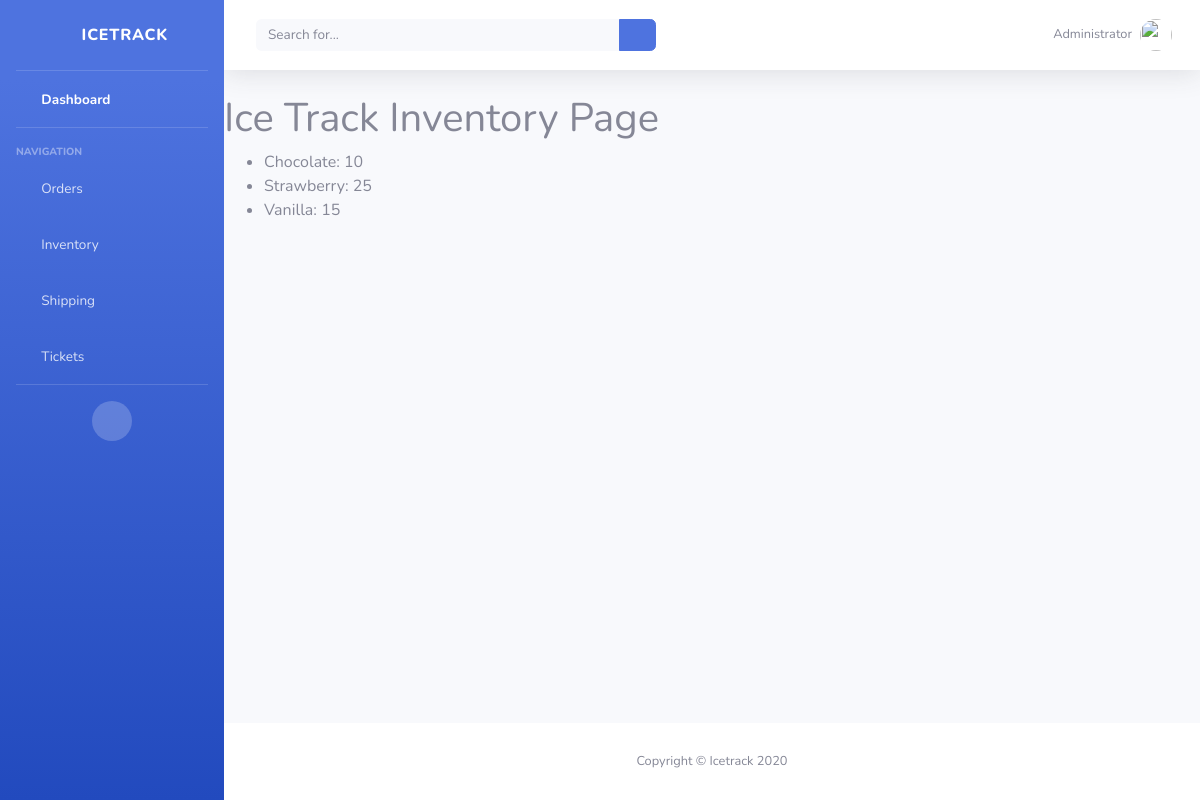
The app's page /inventory/, older data.
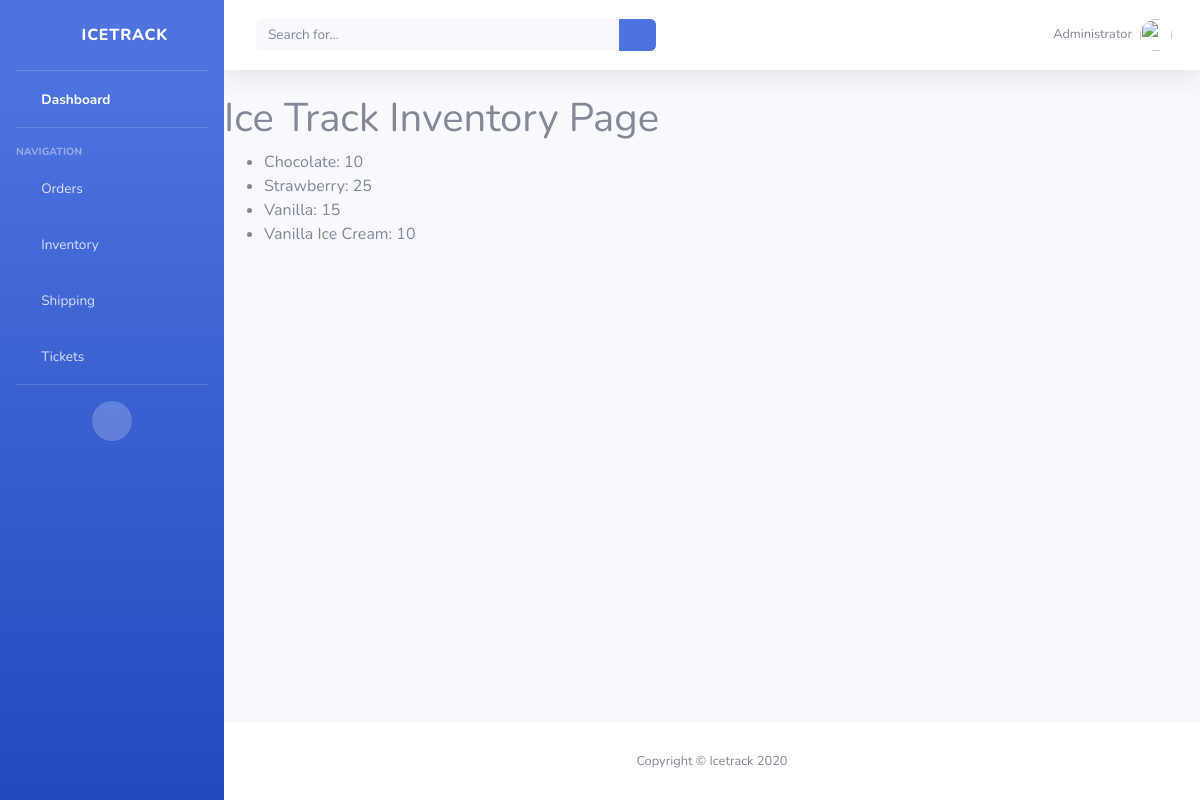
The same page, newer data.
### icetrack/models.py (models this page shows, shortened)
class Inventory(models.Model):
	item_name = models.CharField(max_length=50, blank=True, null=True)
	quantity = models.IntegerField(default='0', blank=True, null=True)
	received_quantity = models.IntegerField(default='0', blank=True, null=True)
	received_by = models.CharField(max_length=50, blank=True, null=True)
	sold_quantity = models.IntegerField(default='0', blank=True, null=True)
	sold_by = models.CharField(max_length=50, blank=True, null=True)
	sold_to = models.CharField(max_length=50, blank=True, null=True)
	created_by = models.CharField(max_length=50, blank=True, null=True)
	reorder_level = models.IntegerField(default='0', blank=True, null=True)
	last_updated = models.DateTimeField(auto_now_add=False, auto_now=True)
	export_to_CSV = models.BooleanField(default=False)

### icetrack/views.py (the view)
# urls.py: path('inventory/', InventoryPageView.as_view(), name="inventory"),
class InventoryPageView(ListView):
    model = Inventory
    template_name = 'inventory.html'
    context_object_name = 'all_inventory_list'

### templates/inventory.html
{% extends 'base.html' %}
{% block content%}
<h1>Ice Track Inventory Page</h1>
<ul>
    {% for inventory in all_inventory_list %}
        <li>{{ inventory.item_name }}: {{ inventory.quantity }}</li>
    {% endfor %}
</ul>
{% endblock content %}

Row changes from the older to the newer data that the page shows:
added Inventory: item_name "Vanilla Ice Cream", quantity "10"
